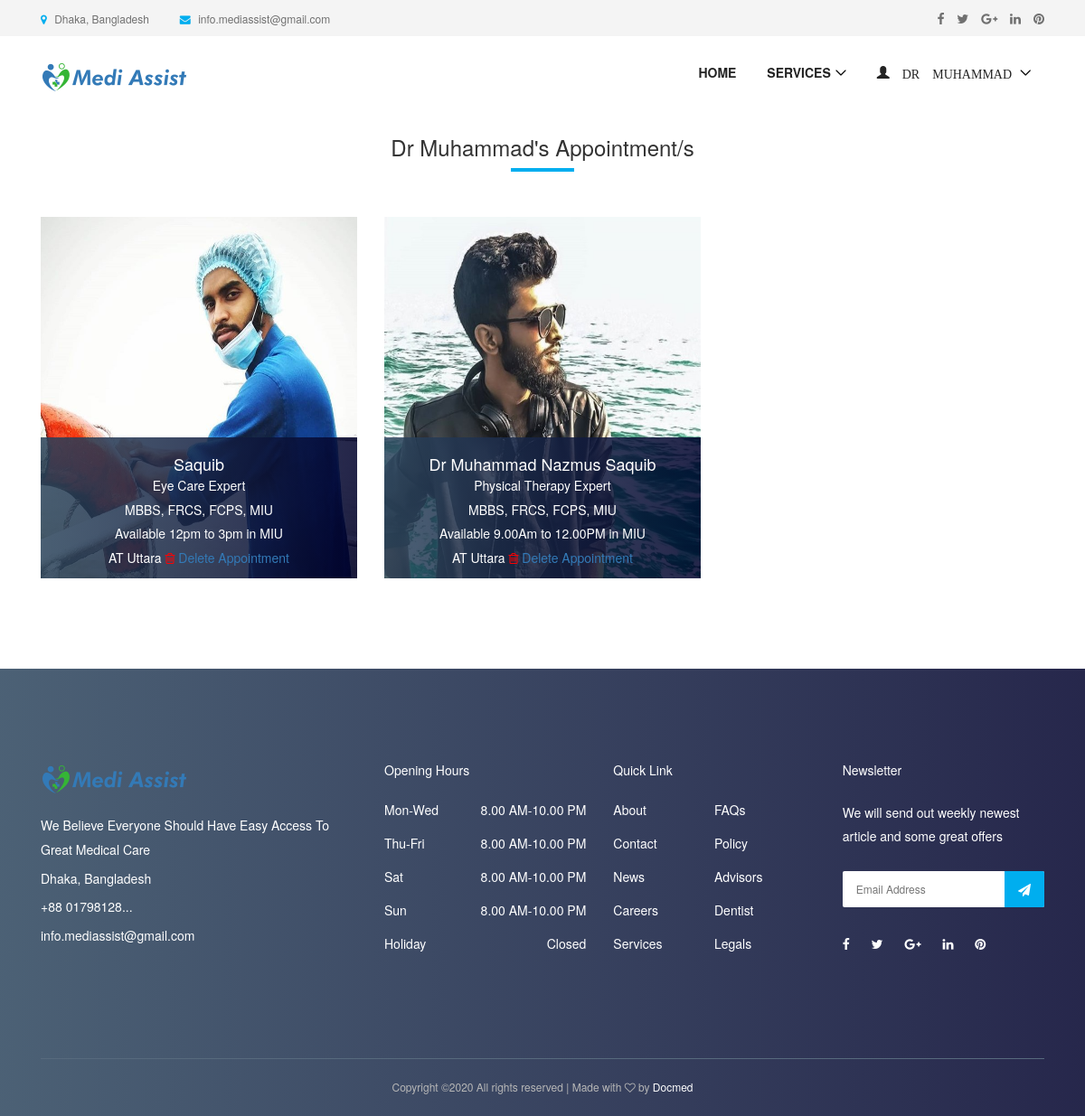
/doctor/appointment/ (signed in), run on the app's committed database.
### accounts/models.py (models this page shows, shortened)
class User(AbstractUser):
    username = None
    role = models.CharField(max_length=12, error_messages={
        'required': "Role must be provided"
    })
    gender = models.CharField(max_length=10, blank=True, null=True, default="")
    email = models.EmailField(unique=True, blank=False,
                              error_messages={
                                  'unique': "A user with that email already exists.",
                              })
    phone_number = models.CharField(unique=True, blank=True, null=True, max_length=20,
                                    error_messages={
                                        'unique': "A user with that phone number already exists."
                                    })
    USERNAME_FIELD = "email"
    REQUIRED_FIELDS = []
    objects = UserManager()

### appointment/models.py (models this page shows, shortened)
class Appointment(models.Model):
    user = models.ForeignKey(User, on_delete=models.CASCADE)
    full_name = models.CharField(max_length=100)
    image = models.ImageField(null=True, blank=True)
    location = models.CharField(max_length=100)
    start_time = models.CharField(max_length=10)
    end_time = models.CharField(max_length=10)
    qualification_name = models.CharField(max_length=100)
    institute_name = models.CharField(max_length=100)
    hospital_name = models.CharField(max_length=100)
    department = models.CharField(choices=department, max_length=100)
    created_at = models.DateTimeField(default=timezone.now)

### appointment/views.py (the view)
# urls.py: path('doctor/appointment/', AppointmentListView.as_view(), name='doctor-appointment'),
class AppointmentListView(ListView):
    model = Appointment
    template_name = 'appointment/appointment.html'
    context_object_name = 'appointment'
    @method_decorator(login_required(login_url=reverse_lazy('accounts:login')))
    @method_decorator(user_is_doctor)
    def dispatch(self, request, *args, **kwargs):
        return super().dispatch(self.request, *args, **kwargs)
    def get_queryset(self):
        return self.model.objects.filter(user_id=self.request.user.id).order_by('-id')

### templates/appointment/appointment.html (shortened to what this page needs)
{% extends 'base.html' %}
{% load static %}
{% block content %}
    <section class="dentist-area section-padding-40-0">
    <div class="container">
      <div class="row">
        <div class="col-12">
          <div class="section-heading text-center">
            <h3>{{ request.user.first_name }}'s Appointment/s</h3>
            <div class="line"></div>
          </div>
        </div>
      </div>
      <div class="row">
          {% for apt in appointment %}
        <div class="col-12 col-sm-6 col-md-4">
          <div class="single-dentist-area mb-100">
            <img  style="height: 400px; width: 450px" src="{{ apt.image.url }}" alt="">
            <div class="dentist-content">
              <div class="dentist-info bg-gradient-overlay">
                <h5>{{ apt.full_name }}</h5>
                <p>{{ apt.department }} Expert</p>
                  <p>{{ apt.qualification_name }}, {{ apt.institute_name }}</p>
                  <p>Available {{ apt.start_time }} to {{ apt.end_time }} in {{ apt.hospital_name }}</p>
                  <p> AT {{ apt.location }}
                      <i class="fa fa-trash-o" style="color: red" aria-hidden="true"></i>
                      <a href="{% url 'appointment:delete-appointment' apt.id %}">Delete Appointment</a>
                  </p>
              </div>
            </div>
          </div>
        </div>
      {% endfor %}
      </div>
    </div>
  </section>
{% endblock %}

### templates/base.html (shortened to what this page needs)
{% load static %}
<!DOCTYPE html>
<html lang="en">
<head>
  <link rel="stylesheet" href="{% static 'style.css' %}">
<link rel="stylesheet" href="https://maxcdn.bootstrapcdn.com/bootstrap/3.3.7/css/bootstrap.min.css">
</head>
<body>
   {% include 'nav.html' %}
      {% block content %}
  {% endblock  %}
  <footer class="footer-area bg-img bg-gradient-overlay">
    <div class="container">
      <div class="row">
        <div class="col-12 col-sm-6 col-lg-4">
          <div class="single-footer-widget">
            <a href="./index.html" class="d-block mb-4"><img src="{% static 'img/logo.png' %}" alt=""></a>
            <div class="footer-contact">
                 <p> We Believe Everyone Should Have Easy Access To Great Medical Care</p>
              <p> Dhaka, Bangladesh</p>
              <p> +88 01798128...</p>
              <p> info.mediassist@gmail.com</p>
            </div>
          </div>
        </div>
        <div class="col-12 col-sm-6 col-lg">
          <div class="single-footer-widget">
            <h5 class="widget-title">Opening Hours</h5>
            <ul class="opening-hours">
              <li><span>Mon-Wed</span> <span>8.00 AM-10.00 PM</span></li>
              <li><span>Thu-Fri</span> <span>8.00 AM-10.00 PM</span></li>
              <li><span>Sat</span> <span>8.00 AM-10.00 PM</span></li>
              <li><span>Sun</span> <span>8.00 AM-10.00 PM</span></li>
              <li><span>Holiday</span> <span>Closed</span></li>
            </ul>
          </div>
        </div>
        <div class="col-12 col-sm-6 col-lg">
          <div class="single-footer-widget">
            <h5 class="widget-title">Quick Link</h5>
            <nav>
              <ul class="quick-links">
                <li><a href="#">About</a></li>
                <li><a href="#">FAQs</a></li>
                <li><a href="#">Contact</a></li>
                <li><a href="#">Policy</a></li>
                <li><a href="#">News</a></li>
                <li><a href="#">Advisors</a></li>
                <li><a href="#">Careers</a></li>
                <li><a href="#">Dentist</a></li>
                <li><a href="#">Services</a></li>
                <li><a href="#">Legals</a></li>
              </ul>
            </nav>
          </div>
        </div>
        <div class="col-12 col-sm-6 col-lg">
          <div class="single-footer-widget">
            <h5 class="widget-title">Newsletter</h5>
            <p>We will send out weekly newest article and some great offers</p>
            <div class="footer-newsletter-form">
              <form action="#" method="post">
                <input type="email" name="nl-email" value="" placeholder="Email Address">
                <button type="submit"><i class="fa fa-paper-plane" aria-hidden="true"></i></button>
              </form>
            </div>
            <div class="footer-social-info">
              <a href="#" data-toggle="tooltip" data-placement="top" title="Facebook"><i class="fa fa-facebook"></i></a>
              <a href="#" data-toggle="tooltip" data-placement="top" title="Twitter"><i class="fa fa-twitter"></i></a>
              <a href="#" data-toggle="tooltip" data-placement="top" title="Google Plus"><i class="fa fa-google-plus"></i></a>
              <a href="#" data-toggle="tooltip" data-placement="top" title="Linkedin"><i class="fa fa-linkedin"></i></a>
              <a href="#" data-toggle="tooltip" data-placement="top" title="Pinterest"><i class="fa fa-pinterest"></i></a>
            </div>
          </div>
        </div>
      </div>
    </div>
    <div class="container">
      <div class="row">
        <div class="col-12">
          <div class="copywrite-content">
            <p>
Copyright &copy;<script>document.write(new Date().getFullYear());</script> All rights reserved | Made with <i class="fa fa-heart-o" aria-hidden="true"></i> by <a href="https://docmed.com" target="_blank">Docmed</a>
</p>
          </div>
        </div>
      </div>
    </div>
  </footer>
</body>
</html>

### templates/nav.html (shortened to what this page needs)
{% load static %}
<header class="header-area">
    <div class="top-header-area">
        <div class="container h-100">
            <div class="row h-100 align-items-center">
                <div class="col-6 col-md-9 col-lg-8">
                    <div class="top-header-content">
                        <a href="#" data-toggle="tooltip" data-placement="bottom" title="Dhaka, Bangladesh"><i
                                class="fa fa-map-marker"></i> <span>Dhaka, Bangladesh</span></a>
                        <a href="#" data-toggle="tooltip" data-placement="bottom" title="info.mediassist@gmail.com"><i
                                class="fa fa-envelope"></i> <span>info.mediassist@gmail.com</span></a>
                    </div>
                </div>
                <div class="col-6 col-md-3 col-lg-4">
                    <div class="top-header-social-info text-right">
                        <a href="#" data-toggle="tooltip" data-placement="bottom" title="Facebook"><i
                                class="fa fa-facebook"></i></a>
                        <a href="#" data-toggle="tooltip" data-placement="bottom" title="Twitter"><i
                                class="fa fa-twitter"></i></a>
                        <a href="#" data-toggle="tooltip" data-placement="bottom" title="Google Plus"><i
                                class="fa fa-google-plus"></i></a>
                        <a href="#" data-toggle="tooltip" data-placement="bottom" title="Linkedin"><i
                                class="fa fa-linkedin"></i></a>
                        <a href="#" data-toggle="tooltip" data-placement="bottom" title="Pinterest"><i
                                class="fa fa-pinterest"></i></a>
                    </div>
                </div>
            </div>
        </div>
    </div>
    <div class="main-header-area">
        <div class="classy-nav-container breakpoint-off">
            <div class="container">
                <nav class="classy-navbar justify-content-between" id="dentoNav">
                    <a class="nav-brand" href="{% url 'appointment:home' %}"><img src="{% static 'img/logo.png' %}" alt="">
                    </a>
                    <div class="classy-menu">
                        <div class="classynav">
                            <ul id="nav">
                                <li><a href="{% url 'appointment:home' %}">Home</a></li>
                                 <li><a href="#">Services</a>
                                    </li>
                                {% if request.user.is_authenticated and request.user.role == 'doctor' %}
                                    <li>
                                        <a href="">
                                            <span class="glyphicon glyphicon-user">
                                                    {{ request.user.first_name }}
                                            </span>
                                        </a>
                                    </li>
                                {% endif %}
                            </ul>
                        </div>
                    </div>
                </nav>
            </div>
        </div>
    </div>
</header>

### static/css/default-assets/classy-nav.css (style rules this page uses)
body { font-family: "Roboto", sans-serif; }
ul { margin: 0; }
ul li { list-style: none; }
img { height: auto; max-width: 100%; }
.bg-img { background-position: center center; background-size: cover; background-repeat: no-repeat; }
.classy-nav-container { position: relative; z-index: 100; background-color: #ffffff; }
.classy-nav-container * { box-sizing: border-box; }
.classy-nav-container a { -webkit-transition-duration: 500ms; transition-duration: 500ms; text-decoration: none; outline: none; font-size: 14px; font-weight: 400; color: #232323; display: inline-block; }
.justify-content-between { -webkit-box-pack: justify; -ms-flex-pack: justify; justify-content: space-between; }
.classy-navbar { width: 100%; height: 70px; padding: 0.5em 2em; display: -webkit-box; display: -ms-flexbox; display: flex; -webkit-box-align: center; -ms-flex-align: center; -ms-grid-row-align: center; align-items: center; }
.classy-navbar .nav-brand { font-size: 26px; font-weight: 500; color: #565656; display: inline-block; margin-right: 30px; }
.classynav ul li { display: inline-block; clear: both; position: inherit; z-index: 10; }
.classynav ul li.cn-dropdown-item { position: relative; z-index: 10; }
.classynav ul li a { padding: 0 12px; display: block; height: 35px; font-size: 14px; line-height: 34px; }
.classynav ul li.megamenu-item>a:after, .classynav ul li.has-down>a:after { font-family: 'classyfonts'; content: "\e900"; font-size: 12px; color: #000000; padding-left: 5px; -webkit-transition-duration: 500ms; transition-duration: 500ms; }
.breakpoint-off .classynav { display: -webkit-box; display: -ms-flexbox; display: flex; -webkit-box-align: center; -ms-flex-align: center; -ms-grid-row-align: center; align-items: center; }

### data on the page
User: user.first_name "DR MUHAMMAD", user.first_name "Dr Muhammad"
Appointment: image (picture), full_name "Saquib", department "Eye Care", qualification_name "MBBS, FRCS, FCPS", institute_name "MIU", start_time "12pm", end_time "3pm", hospital_name "MIU", location "Uttara"
Appointment: image (picture), full_name "Dr Muhammad Nazmus Saquib", department "Physical Therapy", qualification_name "MBBS, FRCS, FCPS", institute_name "MIU", start_time "9.00Am", end_time "12.00PM", hospital_name "MIU", location "Uttara"
